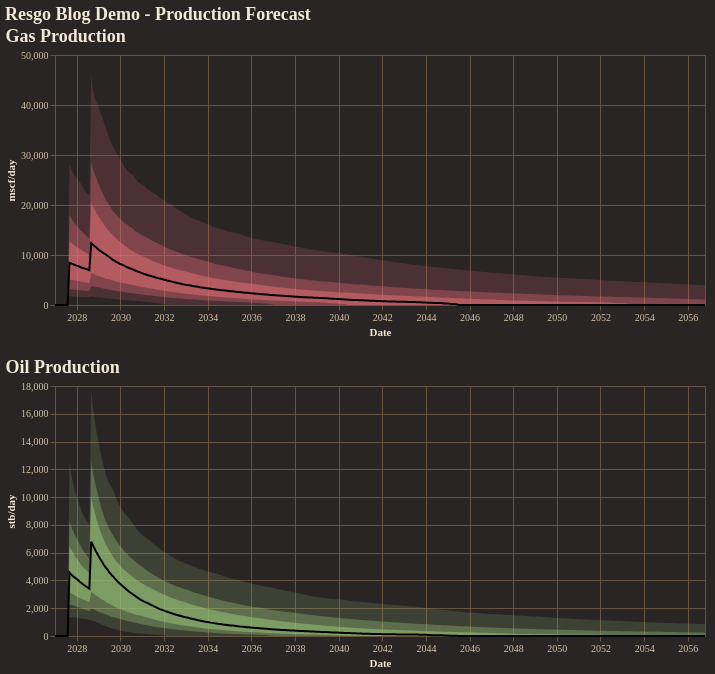

Notebook cell for this chart:
### Code cell
fig = reporter.plotter.combined_production_plot(
    figsize=(650, 250),
    backend=PLOTTING_BACKEND
)
fig.show()

### Figure 1 — Vega-Lite specification as saved in the notebook (floating-point values rounded to 4 significant figures; data arrays with more than 128 entries replaced by an {"elided": "..."} marker saying what was removed)
{"config": {"background": "#292524", "view": {"fill": "#292524", "stroke": "#665340"}, "title": {"color": "#f4e9d7", "font": "Merriweather", "fontSize": 18, "fontWeight": 600, "subtitleColor": "#d5c2a6", "anchor": "start"}, "axis": {"domainColor": "#665340", "gridColor": "#665340", "tickColor": "#665340", "labelColor": "#d5c2a6", "titleColor": "#f4e9d7", "labelFont": "Merriweather", "titleFont": "Merriweather"}, "legend": {"titleColor": "#f4e9d7", "labelColor": "#d5c2a6", "labelFont": "Merriweather", "titleFont": "Merriweather", "orient": "top-right", "symbolType": "circle"}, "header": {"labelColor": "#d5c2a6", "titleColor": "#f4e9d7", "labelFont": "Merriweather", "titleFont": "Merriweather"}, "mark": {"color": "#c78d3b"}, "line": {"color": "#c78d3b"}, "bar": {"color": "#c78d3b"}, "point": {"color": "#ddb06d"}, "area": {"color": "#c78d3b", "opacity": 0.35}, "text": {"color": "#f4e9d7", "font": "Merriweather"}, "range": {"category": ["#5DA5DA", "#F28E2B", "#59C36A", "#E15759", "#B07AA1", "#4ECDC4", "#FF9DA7", "#EDC948"]}}, "vconcat": [{"layer": [{"mark": {"type": "area", "color": "rgba(224, 108, 117, 1.0)", "opacity": 0.18}, "encoding": {"tooltip": [{"field": "date", "title": "Date", "type": "temporal"}, {"field": "p01", "format": ",.2f", "title": "P01", "type": "quantitative"}, {"field": "p10", "format": ",.2f", "title": "P10", "type": "quantitative"}, {"field": "p25", "format": ",.2f", "title": "P25", "type": "quantitative"}, {"field": "p50", "format": ",.2f", "title": "P50", "type": "quantitative"}, {"field": "p75", "format": ",.2f", "title": "P75", "type": "quantitative"}, {"field": "p90", "format": ",.2f", "title": "P90", "type": "quantitative"}, {"field": "p99", "format": ",.2f", "title": "P99", "type": "quantitative"}], "x": {"field": "date", "title": "Date", "type": "temporal"}, "y": {"field": "p01", "title": "mscf/day", "type": "quantitative"}, "y2": {"field": "p99"}}}, {"mark": {"type": "area", "color": "rgba(224, 108, 117, 1.0)", "opacity": 0.35}, "encoding": {"tooltip": [{"field": "date", "title": "Date", "type": "temporal"}, {"field": "p01", "format": ",.2f", "title": "P01", "type": "quantitative"}, {"field": "p10", "format": ",.2f", "title": "P10", "type": "quantitative"}, {"field": "p25", "format": ",.2f", "title": "P25", "type": "quantitative"}, {"field": "p50", "format": ",.2f", "title": "P50", "type": "quantitative"}, {"field": "p75", "format": ",.2f", "title": "P75", "type": "quantitative"}, {"field": "p90", "format": ",.2f", "title": "P90", "type": "quantitative"}, {"field": "p99", "format": ",.2f", "title": "P99", "type": "quantitative"}], "x": {"field": "date", "title": "Date", "type": "temporal"}, "y": {"field": "p10", "title": "mscf/day", "type": "quantitative"}, "y2": {"field": "p90"}}}, {"mark": {"type": "area", "color": "rgba(224, 108, 117, 1.0)", "opacity": 0.55}, "encoding": {"tooltip": [{"field": "date", "title": "Date", "type": "temporal"}, {"field": "p01", "format": ",.2f", "title": "P01", "type": "quantitative"}, {"field": "p10", "format": ",.2f", "title": "P10", "type": "quantitative"}, {"field": "p25", "format": ",.2f", "title": "P25", "type": "quantitative"}, {"field": "p50", "format": ",.2f", "title": "P50", "type": "quantitative"}, {"field": "p75", "format": ",.2f", "title": "P75", "type": "quantitative"}, {"field": "p90", "format": ",.2f", "title": "P90", "type": "quantitative"}, {"field": "p99", "format": ",.2f", "title": "P99", "type": "quantitative"}], "x": {"field": "date", "title": "Date", "type": "temporal"}, "y": {"field": "p25", "title": "mscf/day", "type": "quantitative"}, "y2": {"field": "p75"}}}, {"mark": {"type": "line", "color": "black", "strokeWidth": 2}, "encoding": {"tooltip": [{"field": "date", "title": "Date", "type": "temporal"}, {"field": "p01", "format": ",.2f", "title": "P01", "type": "quantitative"}, {"field": "p10", "format": ",.2f", "title": "P10", "type": "quantitative"}, {"field": "p25", "format": ",.2f", "title": "P25", "type": "quantitative"}, {"field": "p50", "format": ",.2f", "title": "P50", "type": "quantitative"}, {"field": "p75", "format": ",.2f", "title": "P75", "type": "quantitative"}, {"field": "p90", "format": ",.2f", "title": "P90", "type": "quantitative"}, {"field": "p99", "format": ",.2f", "title": "P99", "type": "quantitative"}], "x": {"field": "date", "title": "Date", "type": "temporal"}, "y": {"field": "p50", "title": "mscf/day", "type": "quantitative"}}}], "data": {"name": "data-343d2637d8a394c40cdef39ca76838f0"}, "height": 250, "title": "Gas Production", "width": 650}, {"layer": [{"mark": {"type": "area", "color": "rgba(152, 195, 121, 1.0)", "opacity": 0.18}, "encoding": {"tooltip": [{"field": "date", "title": "Date", "type": "temporal"}, {"field": "p01", "format": ",.2f", "title": "P01", "type": "quantitative"}, {"field": "p10", "format": ",.2f", "title": "P10", "type": "quantitative"}, {"field": "p25", "format": ",.2f", "title": "P25", "type": "quantitative"}, {"field": "p50", "format": ",.2f", "title": "P50", "type": "quantitative"}, {"field": "p75", "format": ",.2f", "title": "P75", "type": "quantitative"}, {"field": "p90", "format": ",.2f", "title": "P90", "type": "quantitative"}, {"field": "p99", "format": ",.2f", "title": "P99", "type": "quantitative"}], "x": {"field": "date", "title": "Date", "type": "temporal"}, "y": {"field": "p01", "title": "stb/day", "type": "quantitative"}, "y2": {"field": "p99"}}}, {"mark": {"type": "area", "color": "rgba(152, 195, 121, 1.0)", "opacity": 0.35}, "encoding": {"tooltip": [{"field": "date", "title": "Date", "type": "temporal"}, {"field": "p01", "format": ",.2f", "title": "P01", "type": "quantitative"}, {"field": "p10", "format": ",.2f", "title": "P10", "type": "quantitative"}, {"field": "p25", "format": ",.2f", "title": "P25", "type": "quantitative"}, {"field": "p50", "format": ",.2f", "title": "P50", "type": "quantitative"}, {"field": "p75", "format": ",.2f", "title": "P75", "type": "quantitative"}, {"field": "p90", "format": ",.2f", "title": "P90", "type": "quantitative"}, {"field": "p99", "format": ",.2f", "title": "P99", "type": "quantitative"}], "x": {"field": "date", "title": "Date", "type": "temporal"}, "y": {"field": "p10", "title": "stb/day", "type": "quantitative"}, "y2": {"field": "p90"}}}, {"mark": {"type": "area", "color": "rgba(152, 195, 121, 1.0)", "opacity": 0.55}, "encoding": {"tooltip": [{"field": "date", "title": "Date", "type": "temporal"}, {"field": "p01", "format": ",.2f", "title": "P01", "type": "quantitative"}, {"field": "p10", "format": ",.2f", "title": "P10", "type": "quantitative"}, {"field": "p25", "format": ",.2f", "title": "P25", "type": "quantitative"}, {"field": "p50", "format": ",.2f", "title": "P50", "type": "quantitative"}, {"field": "p75", "format": ",.2f", "title": "P75", "type": "quantitative"}, {"field": "p90", "format": ",.2f", "title": "P90", "type": "quantitative"}, {"field": "p99", "format": ",.2f", "title": "P99", "type": "quantitative"}], "x": {"field": "date", "title": "Date", "type": "temporal"}, "y": {"field": "p25", "title": "stb/day", "type": "quantitative"}, "y2": {"field": "p75"}}}, {"mark": {"type": "line", "color": "black", "strokeWidth": 2}, "encoding": {"tooltip": [{"field": "date", "title": "Date", "type": "temporal"}, {"field": "p01", "format": ",.2f", "title": "P01", "type": "quantitative"}, {"field": "p10", "format": ",.2f", "title": "P10", "type": "quantitative"}, {"field": "p25", "format": ",.2f", "title": "P25", "type": "quantitative"}, {"field": "p50", "format": ",.2f", "title": "P50", "type": "quantitative"}, {"field": "p75", "format": ",.2f", "title": "P75", "type": "quantitative"}, {"field": "p90", "format": ",.2f", "title": "P90", "type": "quantitative"}, {"field": "p99", "format": ",.2f", "title": "P99", "type": "quantitative"}], "x": {"field": "date", "title": "Date", "type": "temporal"}, "y": {"field": "p50", "title": "stb/day", "type": "quantitative"}}}], "data": {"name": "data-08cc44ddd959d82e11196aa6334dc440"}, "height": 250, "title": "Oil Production", "width": 650}], "title": "Resgo Blog Demo - Production Forecast", "$schema": "https://vega.github.io/schema/vega-lite/v5.20.1.json", "datasets": {"data-343d2637d8a394c40cdef39ca76838f0": {"elided": "360 records"}, "data-08cc44ddd959d82e11196aa6334dc440": {"elided": "360 records"}}}
